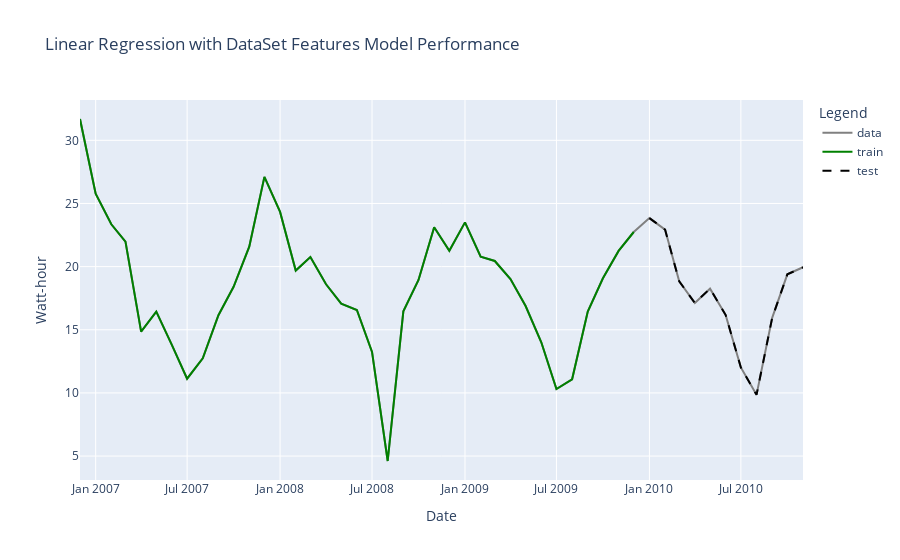

This figure's notebook cell:
### Code cell
# Original time series
#Plotting the model performance
fig = go.Figure()

fig.add_trace(go.Scatter(
    x=power_df_monthly.index,
    y=power_df_monthly['Energy Consumed by Household (Watt-hour)'],
    mode='lines',
    name='data',
    line=dict(color='grey')
))

# Train predictions
fig.add_trace(go.Scatter(
    x=dates_train,
    y=linreg_features_pred_train,
    mode='lines',
    name='train',
    line=dict(color='green')
))

# Test predictions
fig.add_trace(go.Scatter(
    x=dates_test,
    y=linreg_features_pred_test,
    mode='lines',
    name='test',
    line=dict(color='black', dash='dash')
))

fig.update_layout(
    title='Linear Regression with DataSet Features Model Performance',
    yaxis_title='Watt-hour',
    xaxis_title='Date',
    legend_title='Legend'
)

fig.show()

### Figure 1 — Plotly figure (JSON) as saved in the notebook; plotly's stock layout.template omitted (floating-point values rounded to 4 significant figures)
{"data": [{"line": {"color": "grey"}, "mode": "lines", "name": "data", "type": "scatter", "x": ["2006-12-01", "2007-01-01", "2007-02-01", "2007-03-01", "2007-04-01", "2007-05-01", "2007-06-01", "2007-07-01", "2007-08-01", "2007-09-01", "2007-10-01", "2007-11-01", "2007-12-01", "2008-01-01", "2008-02-01", "2008-03-01", "2008-04-01", "2008-05-01", "2008-06-01", "2008-07-01", "2008-08-01", "2008-09-01", "2008-10-01", "2008-11-01", "2008-12-01", "2009-01-01", "2009-02-01", "2009-03-01", "2009-04-01", "2009-05-01", "2009-06-01", "2009-07-01", "2009-08-01", "2009-09-01", "2009-10-01", "2009-11-01", "2009-12-01", "2010-01-01", "2010-02-01", "2010-03-01", "2010-04-01", "2010-05-01", "2010-06-01", "2010-07-01", "2010-08-01", "2010-09-01", "2010-10-01", "2010-11-01"], "y": [31.69, 25.77, 23.35, 21.98, 14.85, 16.43, 13.78, 11.12, 12.74, 16.16, 18.4, 21.57, 27.11, 24.33, 19.69, 20.76, 18.6, 17.07, 16.57, 13.25, 4.608, 16.46, 18.95, 23.12, 21.25, 23.5, 20.79, 20.45, 19.01, 16.88, 14.01, 10.3, 11.08, 16.45, 19.07, 21.25, 22.74, 23.84, 22.93, 18.83, 17.12, 18.25, 16.16, 12.02, 9.846, 15.94, 19.39, 19.95]}, {"line": {"color": "green"}, "mode": "lines", "name": "train", "type": "scatter", "x": ["2006-12-01", "2007-01-01", "2007-02-01", "2007-03-01", "2007-04-01", "2007-05-01", "2007-06-01", "2007-07-01", "2007-08-01", "2007-09-01", "2007-10-01", "2007-11-01", "2007-12-01", "2008-01-01", "2008-02-01", "2008-03-01", "2008-04-01", "2008-05-01", "2008-06-01", "2008-07-01", "2008-08-01", "2008-09-01", "2008-10-01", "2008-11-01", "2008-12-01", "2009-01-01", "2009-02-01", "2009-03-01", "2009-04-01", "2009-05-01", "2009-06-01", "2009-07-01", "2009-08-01", "2009-09-01", "2009-10-01", "2009-11-01", "2009-12-01"], "y": [31.69, 25.77, 23.35, 21.98, 14.85, 16.43, 13.78, 11.12, 12.74, 16.16, 18.4, 21.57, 27.11, 24.33, 19.69, 20.76, 18.6, 17.07, 16.57, 13.25, 4.608, 16.46, 18.95, 23.12, 21.25, 23.5, 20.79, 20.45, 19.01, 16.88, 14.01, 10.3, 11.08, 16.45, 19.07, 21.25, 22.74]}, {"line": {"color": "black", "dash": "dash"}, "mode": "lines", "name": "test", "type": "scatter", "x": ["2010-01-01", "2010-02-01", "2010-03-01", "2010-04-01", "2010-05-01", "2010-06-01", "2010-07-01", "2010-08-01", "2010-09-01", "2010-10-01", "2010-11-01"], "y": [23.84, 22.93, 18.83, 17.12, 18.25, 16.16, 12.02, 9.846, 15.94, 19.39, 19.95]}], "layout": {"legend": {"title": {"text": "Legend"}}, "title": {"text": "Linear Regression with DataSet Features Model Performance"}, "xaxis": {"title": {"text": "Date"}}, "yaxis": {"title": {"text": "Watt-hour"}}}}
